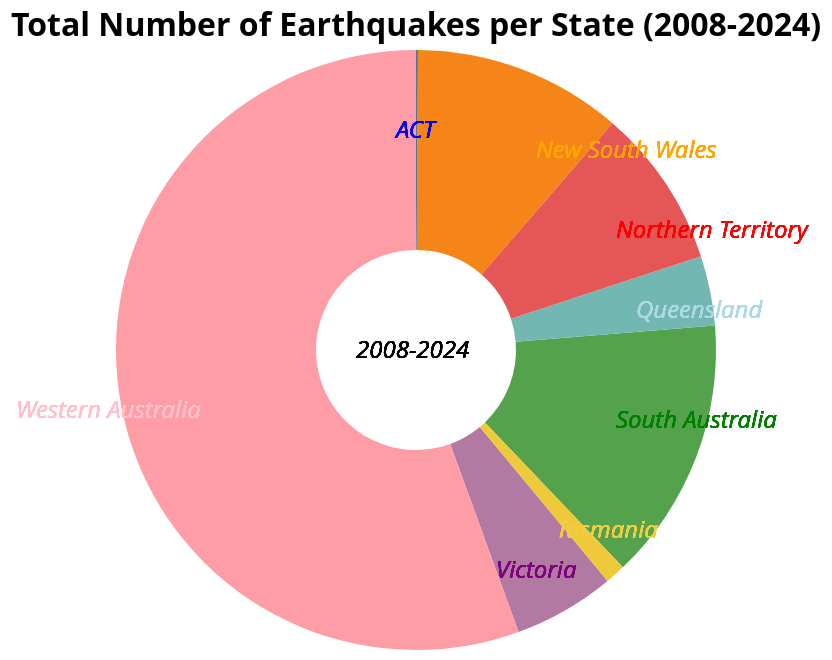

Write the Vega-Lite specification saved for this chart.
### Vega-Lite specification from a JSON file in a GitHub repository (floating-point values rounded to 4 significant figures)
{"$schema": "https://vega.github.io/schema/vega-lite/v5.json", "background": "transparent", "title": {"text": "Total Number of Earthquakes per State (2008-2024)", "fontSize": 16, "font": "Open Sans, sans-serif", "anchor": "middle"}, "data": {"values": [{"State": "Victoria", "value": 778}, {"State": "New South Wales", "value": 1602}, {"State": "South Australia", "value": 2017}, {"State": "Queensland", "value": 536}, {"State": "Northern Territory", "value": 1218}, {"State": "Western Australia", "value": 7900}, {"State": "Tasmania", "value": 155}, {"State": "ACT", "value": 15}]}, "transform": [{"calculate": "datum.value / 11366 * 100", "as": "percentage"}], "layer": [{"mark": {"type": "arc", "innerRadius": 50}, "encoding": {"theta": {"field": "value", "type": "quantitative"}, "color": {"field": "State", "type": "nominal", "legend": null}, "tooltip": [{"field": "State", "type": "nominal"}, {"field": "value", "type": "quantitative", "title": "Total Number of Earthquakes"}, {"field": "percentage", "type": "quantitative", "format": ".2f", "title": "Percentage Share (%)"}]}}, {"mark": {"type": "text", "align": "left", "baseline": "middle", "dx": -200, "dy": 30, "fontSize": 12, "font": "Open Sans, sans-serif", "fontStyle": "italic"}, "encoding": {"text": {"value": "Western Australia"}, "color": {"value": "pink"}}}, {"mark": {"type": "text", "align": "left", "baseline": "middle", "dx": 40, "dy": 110, "fontSize": 12, "font": "Open Sans, sans-serif", "fontStyle": "italic"}, "encoding": {"text": {"value": "Victoria"}, "color": {"value": "purple"}}}, {"mark": {"type": "text", "align": "left", "baseline": "middle", "dx": 70, "dy": 90, "fontSize": 12, "font": "Open Sans, sans-serif", "fontStyle": "italic"}, "encoding": {"text": {"value": "Tasmania"}, "color": {"value": "#f2cc41"}}}, {"mark": {"type": "text", "align": "left", "baseline": "middle", "dx": 100, "dy": 35, "fontSize": 12, "font": "Open Sans, sans-serif", "fontStyle": "italic"}, "encoding": {"text": {"value": "South Australia"}, "color": {"value": "green"}}}, {"mark": {"type": "text", "align": "left", "baseline": "middle", "dx": 110, "dy": -20, "fontSize": 12, "font": "Open Sans, sans-serif", "fontStyle": "italic"}, "encoding": {"text": {"value": "Queensland"}, "color": {"value": "lightblue"}}}, {"mark": {"type": "text", "align": "left", "baseline": "middle", "dx": 100, "dy": -60, "fontSize": 12, "font": "Open Sans, sans-serif", "fontStyle": "italic"}, "encoding": {"text": {"value": "Northern Territory"}, "color": {"value": "red"}}}, {"mark": {"type": "text", "align": "left", "baseline": "middle", "dx": 60, "dy": -100, "fontSize": 12, "font": "Open Sans, sans-serif", "fontStyle": "italic"}, "encoding": {"text": {"value": "New South Wales"}, "color": {"value": "orange"}}}, {"mark": {"type": "text", "align": "left", "baseline": "middle", "dx": -10, "dy": -110, "fontSize": 12, "font": "Open Sans, sans-serif", "fontStyle": "italic"}, "encoding": {"text": {"value": "ACT"}, "color": {"value": "blue"}}}, {"mark": {"type": "text", "align": "left", "baseline": "middle", "dx": -30, "dy": 0, "fontSize": 12, "font": "Open Sans, sans-serif", "fontStyle": "italic"}, "encoding": {"text": {"value": "2008-2024"}, "color": {"value": "black"}}}], "config": {"view": {"stroke": null}}}
